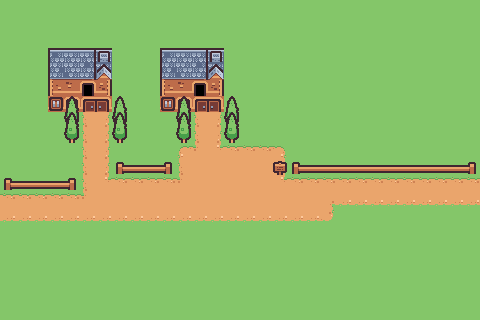

A level layout from a 2D game, rendered from its tile map. Below: a short description, then the map file with tile-grid data replaced by summaries:
An orthogonal 30x20 tile map with 16x16 px tiles, 4 tile layers (Bottom, Signs, Doodads, Doodads2), 1 hidden layer not drawn and 32 objects (HowToPlay, leftHouseEntrance, rightHouseEntrance).

<map version="1.10" tiledversion="1.10.1" orientation="orthogonal" renderorder="right-down" width="30" height="20" tilewidth="16" tileheight="16" infinite="0" nextlayerid="12" nextobjectid="42">
 <tileset firstgid="1" source="tilemap_packed.tsx" />
 <layer id="1" name="Bottom" width="30" height="20">
  <data>[600 cells, 600 non-empty, 28 distinct tile ids]</data>
 </layer>
 <layer id="7" name="Signs" width="30" height="20">
  <data>[600 cells, 1 non-empty, 1 distinct tile ids]</data>
 </layer>
 <layer id="8" name="Coins" width="30" height="20" visible="0">
  <data>[600 cells, 16 non-empty, 1 distinct tile ids]</data>
 </layer>
 <layer id="3" name="Doodads" width="30" height="20">
  <data>[600 cells, 29 non-empty, 5 distinct tile ids]</data>
 </layer>
 <layer id="5" name="Doodads2" width="30" height="20">
  <data>[600 cells, 8 non-empty, 2 distinct tile ids]</data>
 </layer>
 <objectgroup id="2" name="collisions" visible="0">
  <object id="1" x="-11" y="-10.3333" width="504" height="10" />
  <object id="2" x="479.667" y="-6" width="10.3333" height="334.667" />
  <object id="3" x="-11.3333" y="319.667" width="501.333" height="10" />
  <object id="4" x="-10" y="-8.33333" width="10" height="328.333" />
  <object id="7" x="48.3333" y="47.6667" width="62.6667" height="64.3333" />
  <object id="9" x="4.33333" y="178.667" width="71" height="11.3333" />
  <object id="10" x="116.333" y="162.333" width="55.3333" height="11.3333" />
  <object id="11" x="273.667" y="164" width="184" height="10.6667" />
  <object id="12" x="225" y="96" width="13.3333" height="46" />
  <object id="13" x="177.333" y="96.6667" width="13" height="46.6667" />
  <object id="14" x="113" y="95.6667" width="14" height="47.6667" />
  <object id="15" x="64.6667" y="96" width="13.6667" height="46" />
  <object id="33" x="159.667" y="47.6667" width="64.6667" height="64.3333" />
 </objectgroup>
 <objectgroup id="6" name="coins">
  <object id="17" x="115.333" y="193.667" width="9.33333" height="12" />
  <object id="18" x="131.333" y="193.667" width="9.66667" height="12.3333" />
  <object id="19" x="147.667" y="194.333" width="8.33333" height="11.3333" />
  <object id="20" x="163.667" y="194.667" width="9.33333" height="10.6667" />
  <object id="21" x="179.667" y="195.333" width="9.66667" height="10.6667" />
  <object id="22" x="195.333" y="194.667" width="9.66667" height="10.6667" />
  <object id="23" x="211" y="194.667" width="9" height="11" />
  <object id="24" x="227.333" y="195" width="9" height="11.3333" />
  <object id="25" x="115.667" y="210.667" width="8.33333" height="10.6667" />
  <object id="26" x="131.333" y="210.667" width="10" height="11" />
  <object id="27" x="146.333" y="210.333" width="11" height="11.6667" />
  <object id="28" x="163.333" y="210" width="10.3333" height="11.6667" />
  <object id="29" x="179.667" y="210" width="8.66667" height="12" />
  <object id="30" x="195" y="209.667" width="9.66667" height="12.3333" />
  <object id="31" x="211.333" y="210" width="9.33333" height="11.3333" />
  <object id="32" x="227" y="210.333" width="9" height="11" />
 </objectgroup>
 <objectgroup id="9" name="signs">
  <object id="36" name="HowToPlay" x="272.667" y="162.333" width="13.6667" height="13" />
 </objectgroup>
 <objectgroup id="10" name="entrances">
  <object id="37" name="leftHouseEntrance" x="82.6667" y="107.667" width="25.6667" height="7" />
  <object id="41" name="rightHouseEntrance" x="195" y="108.333" width="24.3333" height="5.33333" />
 </objectgroup>
</map>
